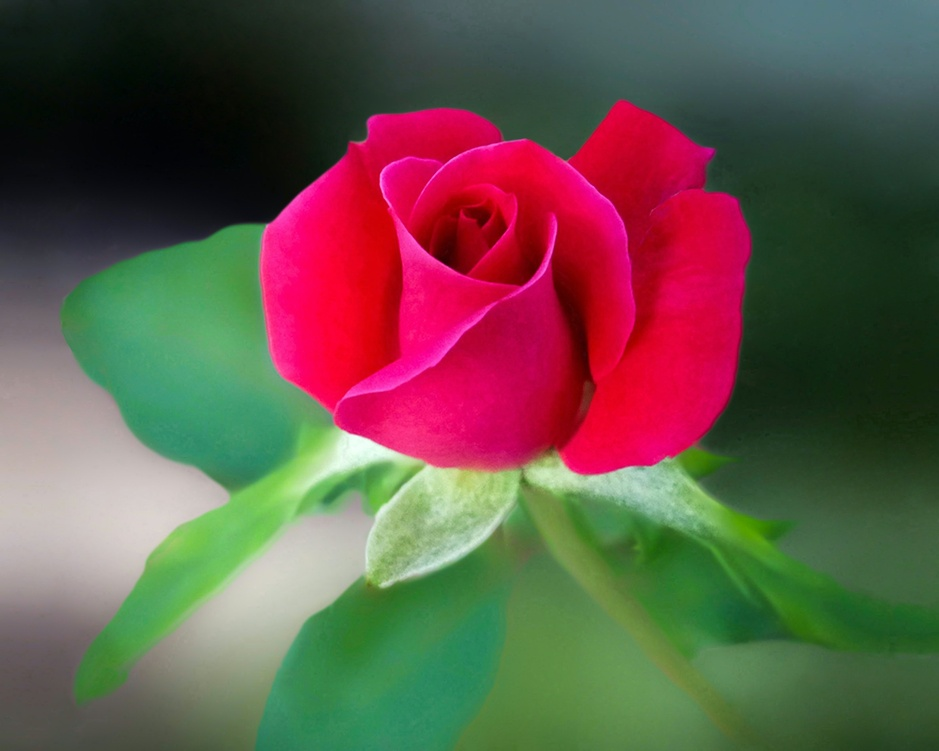
#> input picture rose.jpg, 939 x 751 px, shrunk from 2371 x 1897 before the run
$ python lect2_4.py
#> lines starting #> are read from the running program, lines starting #| are printed output that depends on the picture; after the words box and inside, x2 and y2 are one past the last pixel; in counts of white or black regions, pixels touching at a corner belong together
import cv2
import numpy as np
from matplotlib import pyplot as plt

# Load the image
img = cv2.imread('rose.jpg',1)
#> img is the input picture: shape (751, 939, 3); mean B, G, R 74.1, 85.1, 102.1

# Convert the image from BGR to HSV
hsv = cv2.cvtColor(img, cv2.COLOR_BGR2HSV)
#> hsv: shape (751, 939, 3); mean H, S, V 85.5, 131.5, 128.5

# Define range for red color in HSV
lower_red = np.array([0, 120, 70])
upper_red = np.array([10, 255, 255])

# Threshold the HSV image to get only red colors
mask1 = cv2.inRange(hsv, lower_red, upper_red)
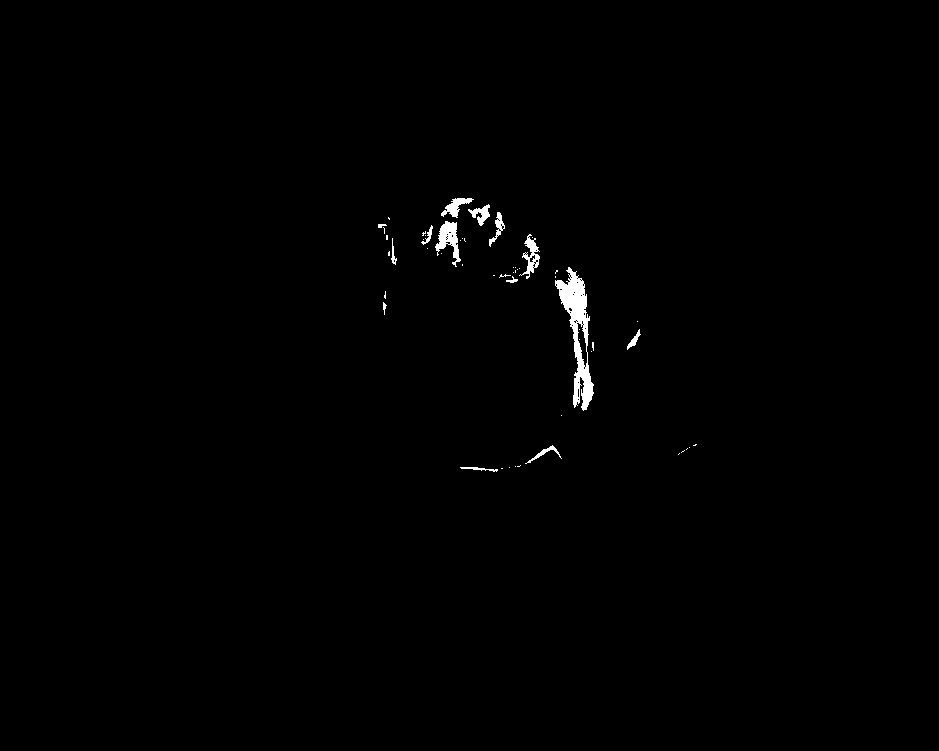
#> mask1: shape (751, 939); 0.6% white; 54 white regions (40 under 20 px), largest, box (x1, y1, x2, y2) and area: (555, 267, 594, 411) 2049, (435, 221, 461, 267) 527, (519, 234, 540, 279) 344

# Define range for red color in HSV
lower_red = np.array([170, 120, 70])
upper_red = np.array([180, 255, 255])

# Threshold the HSV image to get only red colors
mask2 = cv2.inRange(hsv, lower_red, upper_red)
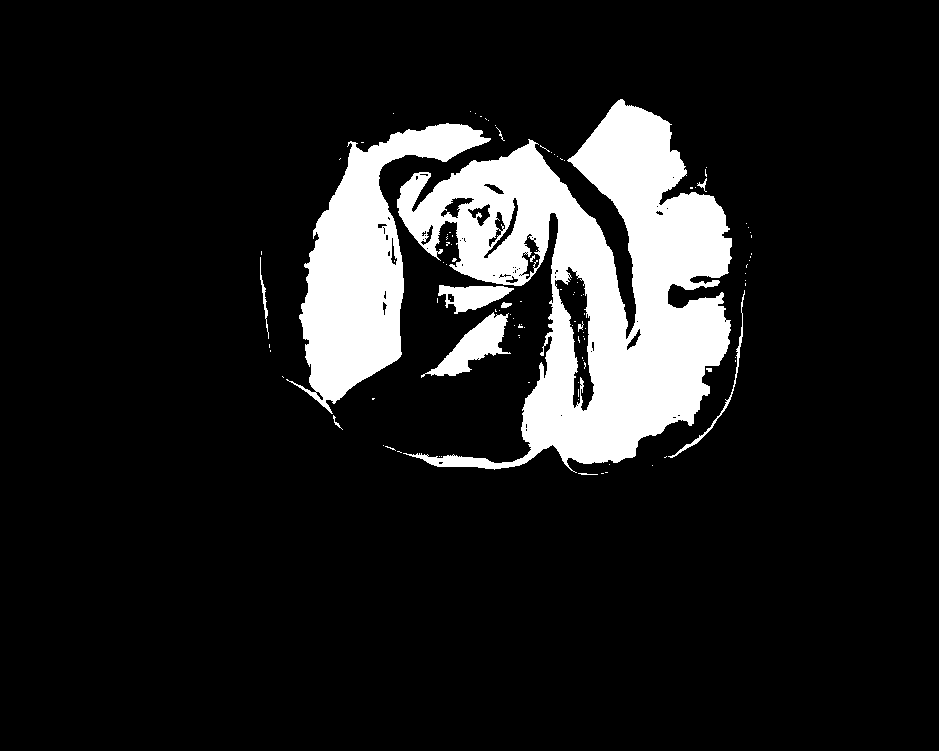
#> mask2: shape (751, 939); 12% white; 106 white regions (93 under 20 px), largest, box (x1, y1, x2, y2) and area: (397, 99, 732, 473) 59115, (286, 123, 491, 414) 21270, (421, 312, 511, 378) 2140

# Combine the two masks
mask = mask1 + mask2
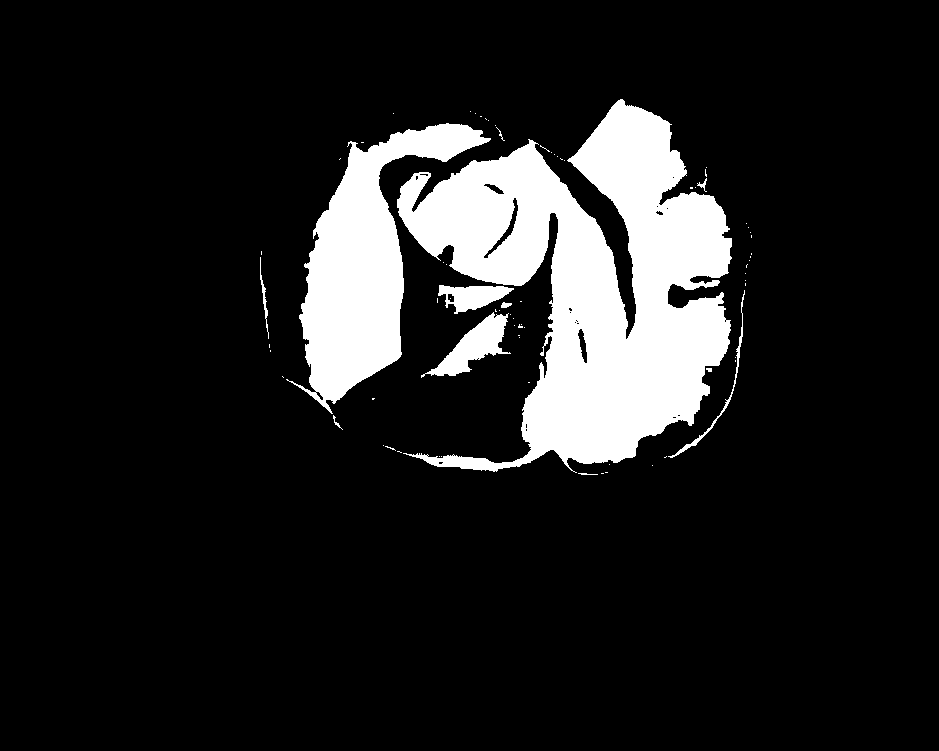
#> mask: shape (751, 939); 12.6% white; 75 white regions (63 under 20 px), largest, box (x1, y1, x2, y2) and area: (397, 99, 732, 473) 63306, (286, 123, 491, 414) 21424, (421, 312, 511, 378) 2140

# Bitwise-AND mask and original image
res = cv2.bitwise_and(img, img, mask=mask)
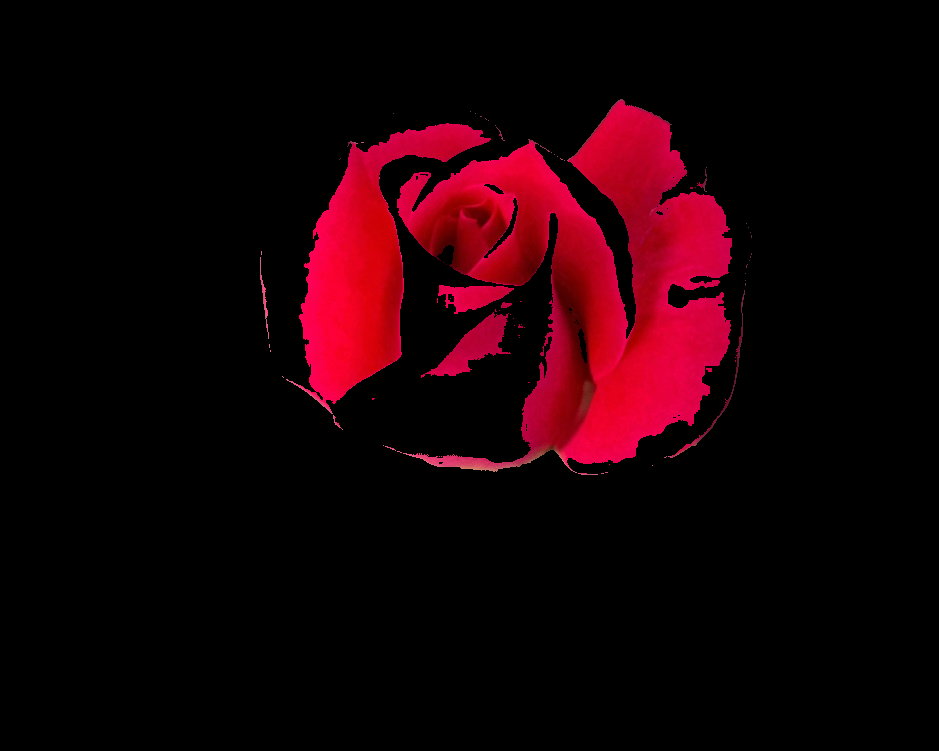
#> res: shape (751, 939, 3); mean B, G, R 5.6, 0.4, 25.3

# Convert the BGR images to RGB
img_rgb = cv2.cvtColor(img, cv2.COLOR_BGR2RGB)
res_rgb = cv2.cvtColor(res, cv2.COLOR_BGR2RGB)

# Create subplots
fig, axs = plt.subplots(2, 1)

# Show the original image
axs[0].imshow(img_rgb)
axs[0].set_title('Original Image')

# Show the result image
axs[1].imshow(res_rgb)
axs[1].set_title('Segmented Red Color')

# Display the plot
plt.show()

$ run again, with 2.jpg copied over rose.jpg
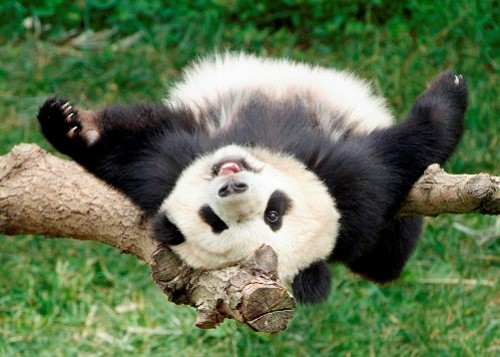
#> input picture 2.jpg, 500 x 357 px
#> img is the input picture: shape (357, 500, 3); mean B, G, R 82.1, 116.4, 97.4
#> hsv: shape (357, 500, 3); mean H, S, V 52.2, 102.8, 120.8
#> `mask1 = cv2.inRange(hsv, lower_red, upper_red)`:
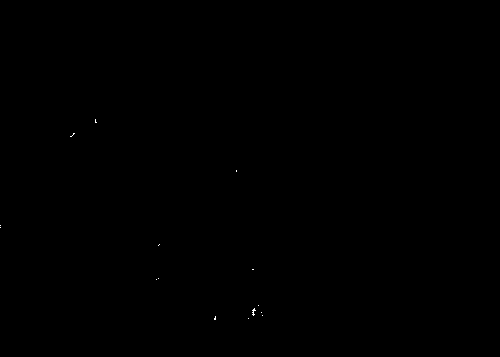
#> mask1: shape (357, 500); 0.03% white in thin lines or dots, all inside (x1, y1, x2, y2) = (0, 119, 263, 320)
#> mask2: shape (357, 500); 0.01% white in thin lines or dots, all inside (x1, y1, x2, y2) = (230, 168, 236, 172)
#> `plt.show()`:
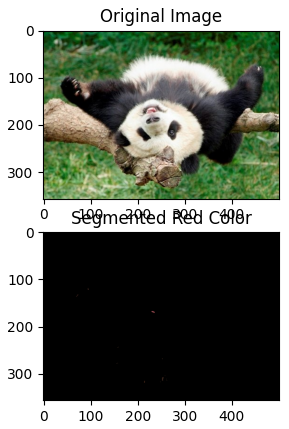
#> figure drawn by matplotlib, 2 panels
